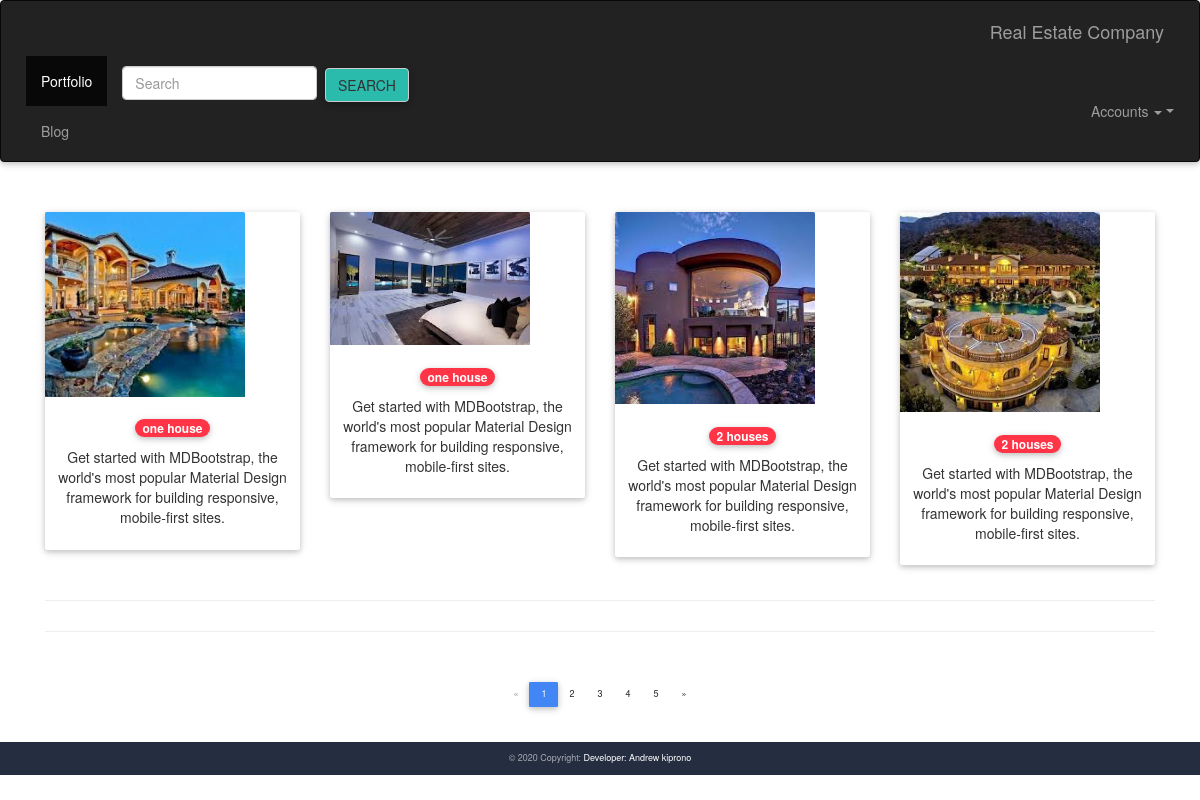
The page / on the database its author committed.
### portfolio/models.py (models this page shows, shortened)
class Portfolio(models.Model):
    category=models.ForeignKey(Category,on_delete=models.CASCADE,null=True)
    title=models.CharField(max_length=50)
    preview=models.TextField()
    describtion=models.TextField()
    photo=models.ImageField(upload_to='image',null=True)
    p1=models.ImageField(upload_to='image',null=True)
    p2=models.ImageField(upload_to='image',null=True)
    p3=models.ImageField(upload_to='image',null=True)
    p4=models.ImageField(upload_to='image',null=True)
    price=models.FloatField()
    offer=models.FloatField()

class Category(models.Model):
    name=models.CharField(max_length=50)
    def __str__(self):
        return self.name

### portfolio/views.py (the view)
# urls.py: 2. Add a URL to urlpatterns:  path('', views.home, name='home')
def home(request):
    port=Portfolio.objects.all()
    return render(request,'home.html',{'port':port})

### portfolio/templates/home.html (shortened to what this page needs)
{% extends 'base.html' %}
{% block content %}
<!DOCTYPE html>
<html lang="">
<head>
    <link href="https://maxcdn.bootstrapcdn.com/bootstrap/3.3.7/css/bootstrap.min.css" rel="stylesheet">
</head>
<body>
    <section class="pt-5">
        <div class="row wow fadeIn">
            {% for p in port %}
            <div class="col-lg-3 col-md-6 mb-4">
                <div class="card">
                    <div class="view overlay">
                        <img src=" {{p.photo.url}} "
                            class="card-img-top" alt=" {{p.category}} " style="width: 200px;" >
                    </div>
                    <div class="card-body text-center">
                        <h5>
                            <strong>
                                <a href=" {% url 'index' p.pk %} ">
                                    <span class="badge badge-pill danger-color">{{p.category}}</span>
                                </a>
                            </strong>
                        </h5>
                        <p class="text-center"> {{p.preview}} </p>
                    </div>
                </div>
            </div>
            {% endfor %}
        </div>
        <hr class="mb-5">
        <hr class="mb-5">
        <nav class="d-flex justify-content-center wow fadeIn">
            <ul class="pagination pg-blue">
                <li class="page-item disabled">
                    <a class="page-link" href="#" aria-label="Previous">
                        <span aria-hidden="true">&laquo;</span>
                    </a>
                </li>
                <li class="page-item active">
                    <a class="page-link" href="#">1
                    </a>
                </li>
                <li class="page-item">
                    <a class="page-link" href="#">2</a>
                </li>
                <li class="page-item">
                    <a class="page-link" href="#">3</a>
                </li>
                <li class="page-item">
                    <a class="page-link" href="#">4</a>
                </li>
                <li class="page-item">
                    <a class="page-link" href="#">5</a>
                </li>
                <li class="page-item">
                    <a class="page-link" href="#" aria-label="Next">
                        <span aria-hidden="true">&raquo;</span>
                    </a>
                </li>
            </ul>
        </nav>
    </section>
</body>
</html>
{% endblock content %}

### personal/templates/base.html (shortened to what this page needs)
<!DOCTYPE html>
<html lang="">
{% load static %}
<head>
    <link href=" {% static 'css/bootstrap.min.css' %} " rel="stylesheet">
    <link href=" {% static 'css/bootstrap.css' %} " rel="stylesheet">
    <link href=" {% static 'css/mdb.css' %} " rel="stylesheet">
    <link href=" {% static 'css/mdb.lite.css' %} " rel="stylesheet">
    <link href=" {% static 'css/mdb.lite.min.css' %} " rel="stylesheet">
    <link href=" {% static 'css/mdb.min.css' %} " rel="stylesheet">
    <link href=" {% static 'css/style.css' %} " rel="stylesheet">
    <link href=" {% static 'css/style.min.css' %} " rel="stylesheet">
    <nav class="navbar navbar-inverse" role="navigation">
        <div class="navbar-header">
            <a class="navbar-brand" href="#">Real Estate Company</a>
        </div>
        <div class="collapse navbar-collapse navbar-ex1-collapse">
            <ul class="nav navbar-nav">
                <li class="active"><a href=" {% url 'home' %} ">Portfolio</a></li>
                <li><a href=" {% url 'blog' %} ">Blog</a></li>
            </ul>
            <form class="navbar-form navbar-left" role="search">
                <div class="form-group">
                    <input type="text" class="form-control" placeholder="Search">
                </div>
                <button type="submit" class="btn btn-default">search</button>
            </form>
            <ul class="nav navbar-nav navbar-right">
                <li><a href="#"> {{user.username}} </a></li>
                <li class="dropdown">
                    <a href="#" class="dropdown-toggle" data-toggle="dropdown">Accounts <b class="caret"></b></a>
                </li>
            </ul>
        </div>
    </nav>
</head>
<body>
    <div class="container">
        {% block content %}
        {% endblock content %}
    </div>
    <footer class="page-footer text-center font-small mdb-color darken-2 mt-4 wow fadeIn">
        <div class="footer-copyright py-3">
            © 2020 Copyright:
            <a href="https://mdbootstrap.com/education/bootstrap/" target="_blank">Developer: Andrew kiprono </a>
        </div>
    </footer>
</body>
</html>

### personal/static/css/style.css (style rules this page uses)
html, body, .view { height: 100%; }
.navbar { background-color: rgba(0, 0, 0, 0.2); }
.page-footer { background-color: #1C2331; }

### rows shown on the page
Portfolio: photo (picture), category "one house", preview "Get started with MDBootstrap, the world's most popular Material Design framework for building responsive, mobile-first sites."
Portfolio: photo (picture), category "one house", preview "Get started with MDBootstrap, the world's most popular Material Design framework for building responsive, mobile-first sites."
Portfolio: photo (picture), category "2 houses", preview "Get started with MDBootstrap, the world's most popular Material Design framework for building responsive, mobile-first sites."
Portfolio: photo (picture), category "2 houses", preview "Get started with MDBootstrap, the world's most popular Material Design framework for building responsive, mobile-first sites."
